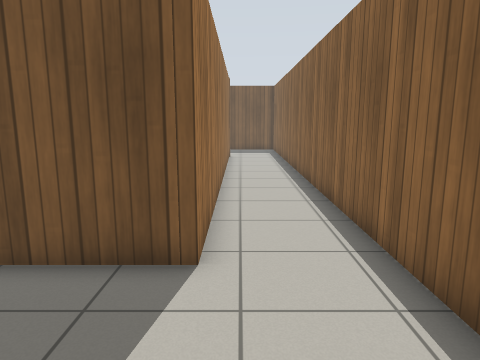
[1] (above)

15 first-person views from a walk through a robot-simulator world made for Gazebo. The camera is 1.2 m above the floor, tilts 10° down and sees 70° across. The lines on the ground mark 1 m squares. The floor is counted in squares, 0.5 m on a side. Each view is taken from the middle of a square. On the plan, view 1 faces up. The plan holds only what a view shows up to about 19 squares ahead; the rest is blank. The place goes on beyond the plan. Gazebo's built-in surfaces are drawn with simple patterns. Surface patterns are stand-ins for the level's own textures.

[2]
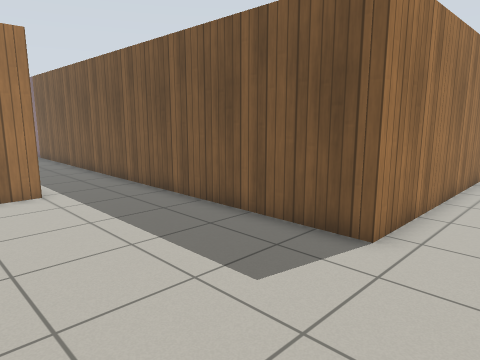

[3]
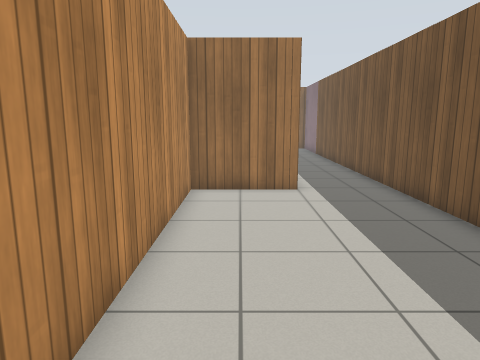

[4]
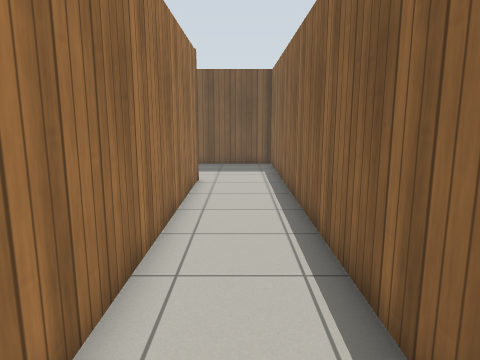

[5]
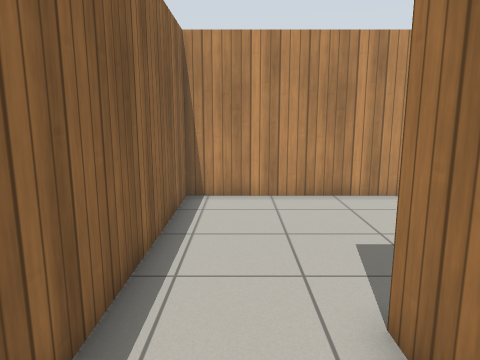

[6]
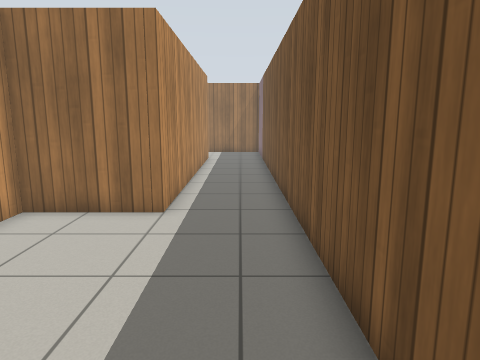

[7]
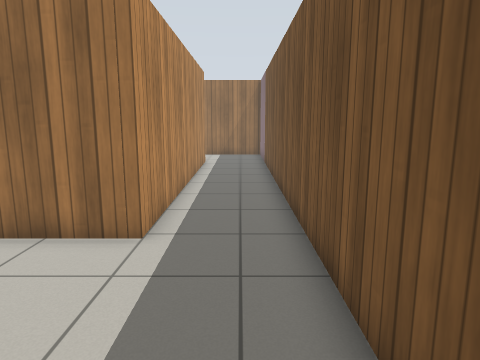

[8]
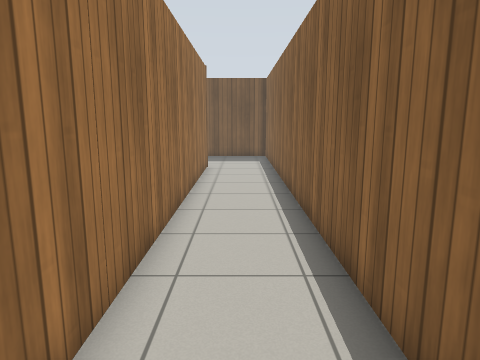

[9]
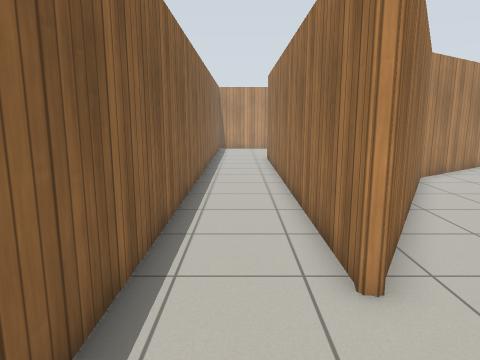

[10]
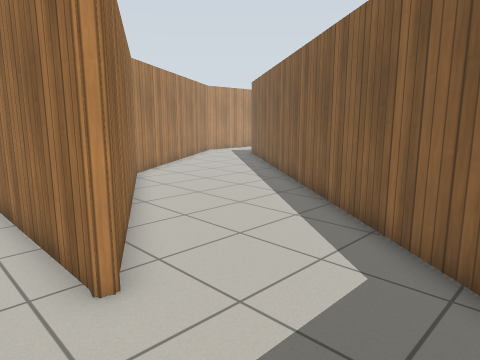

[11]
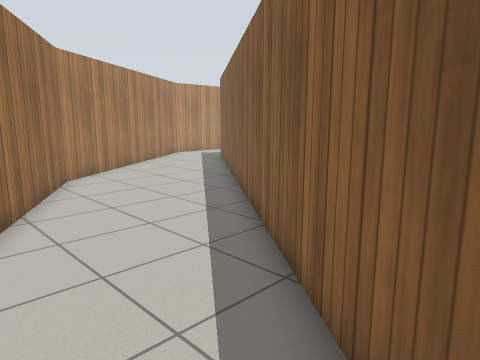

[12]
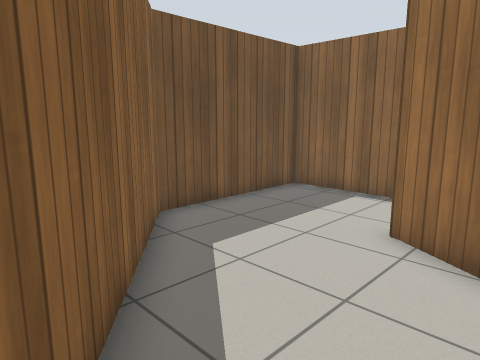

[13]
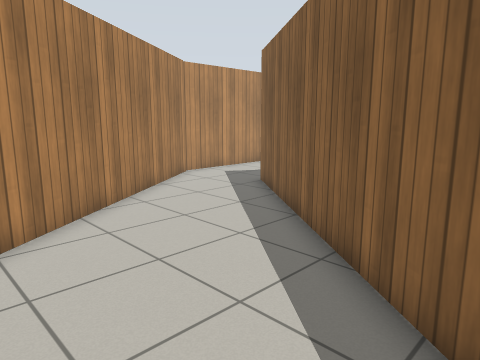

[14]
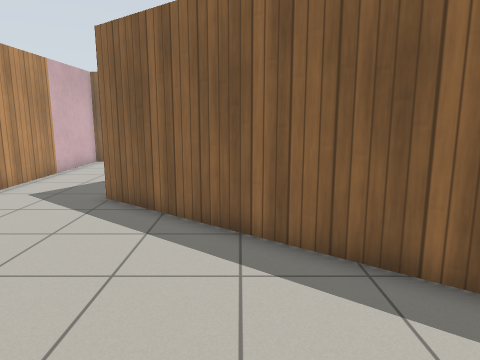

[15]
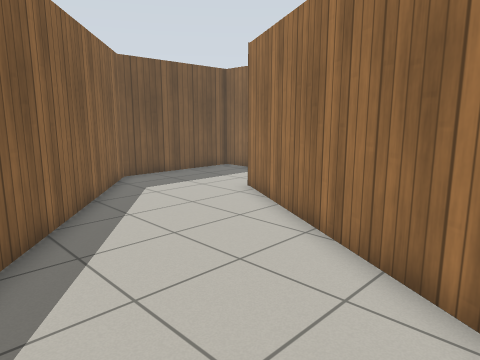

### Floor plan
Points are (right, up) in squares from view 1. A wall is a line through its corners. A room is listed if a view was taken in it or the views show most of it. See-through windows are left out.
Room 1 (views 1, 2, 3, 4, 5, 6, 7, 8)
walls: (-20.5, 2) (-9.7, 2) (-9.7, -1.7) (2.7, -1.7) (2.7, 22.5); (-0.7, 22.6) (-0.7, 5.4) (-20.5, 5.4)
ways out: opening at (1, 23) to room 2
Room 2 (views 9, 10, 11, 12, 13, 14, 15)
walls: (2.7, 22.5) (2.7, 27.7) (-3.3, 27.7) (-15.8, 11.9); (-12, 9.1) (-6.5, 12.9) (-0.9, 22.6) (-0.7, 22.6)
ways out: opening at (1, 23) to room 1; opening at (-14, 10.5)

Positions as (right, up) in squares from view 1, and headings:
1: (0, 0), facing up
2: (2, -1), facing up-left
3: (2, 0), facing left
4: (1, 9), facing up
5: (1, 9), facing down
6: (-1, 4), facing left
7: (-3, 4), facing left
8: (1, 5), facing up
9: (1, 27), facing down
10: (1, 27), facing down-left
11: (-2, 27), facing down-left
12: (-8, 20), facing up-right
13: (-7, 19), facing down-left
14: (-7, 14), facing left
15: (-10, 14), facing up-right
